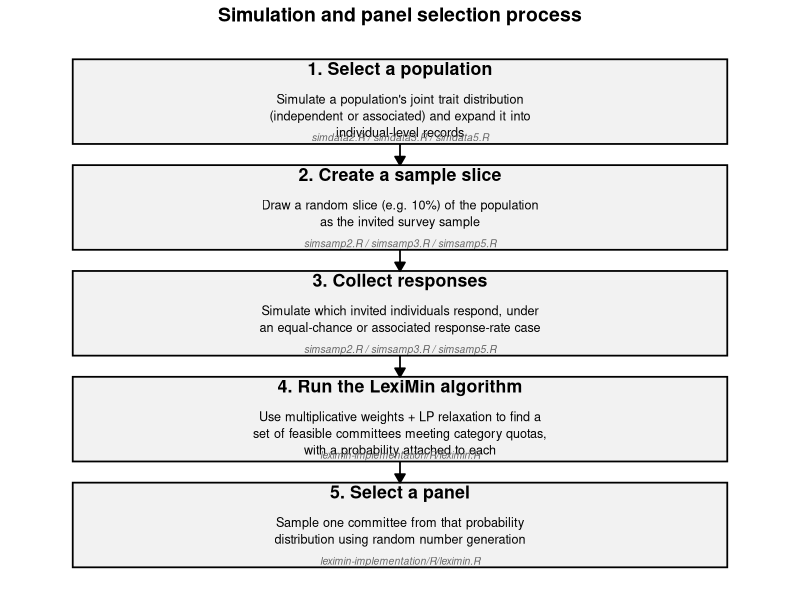
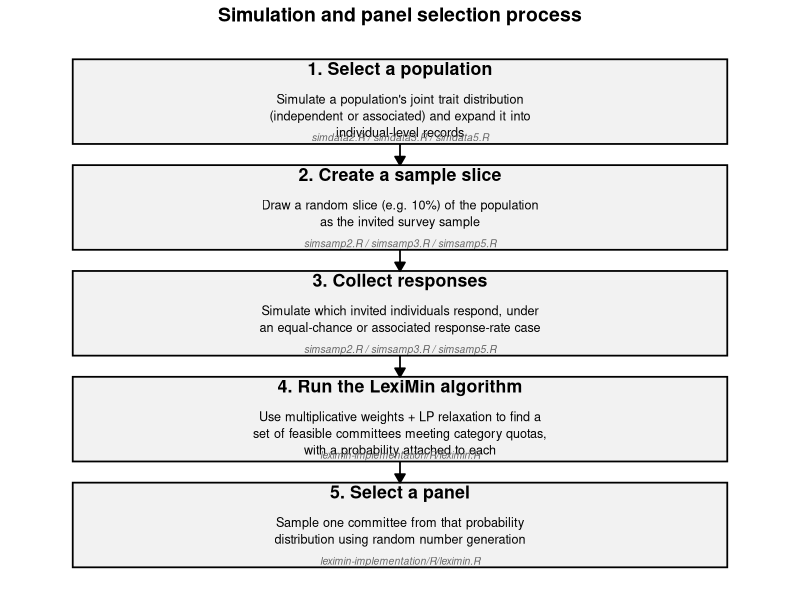

These figures' R source, in order:
# ---------------------------------------------------------------
# Flowchart summarising the end-to-end simulation and panel
# selection process used throughout this thesis, from simulating a
# population through to selecting a final panel:
#
#   1. Select a population       (simdata.R / simdata2.R /
#                                  simdata3.R / simdata5.R)
#   2. Create a sample slice     (simsamp.R / simsamp2.R /
#                                  simsamp3.R / simsamp5.R)
#   3. Collect responses         (simsamp.R / simsamp2.R /
#                                  simsamp3.R / simsamp5.R)
#   4. Run the LexiMin algorithm (leximin-implementation/R/leximin.R)
#   5. Select a panel            (leximin-implementation/R/leximin.R)
#
# Built directly in ggplot2 (geom_rect/geom_segment/geom_text) to
# stay consistent with the rest of the project's plotting approach,
# rather than introducing a dedicated flowchart/graph package.
# ---------------------------------------------------------------

library(ggplot2)

# --- 1. Define the flowchart's stages ---
# Each stage has a short title and a one-line description of what
# actually happens at that stage, plus the script(s) responsible.
stages <- data.frame(
  step = 1:5,
  title = c(
    "1. Select a population",
    "2. Create a sample slice",
    "3. Collect responses",
    "4. Run the LexiMin algorithm",
    "5. Select a panel"
  ),
  description = c(
    "Simulate a population's joint trait distribution\n(independent or associated) and expand it into\nindividual-level records",
    "Draw a random slice (e.g. 10%) of the population\nas the invited survey sample",
    "Simulate which invited individuals respond, under\nan equal-chance or associated response-rate case",
    "Use multiplicative weights + LP relaxation to find a\nset of feasible committees meeting category quotas,\nwith a probability attached to each",
    "Sample one committee from that probability\ndistribution using random number generation"
  ),
  script = c(
    "simdata2.R / simdata3.R / simdata5.R",
    "simsamp2.R / simsamp3.R / simsamp5.R",
    "simsamp2.R / simsamp3.R / simsamp5.R",
    "leximin-implementation/R/leximin.R",
    "leximin-implementation/R/leximin.R"
  )
)

# --- 2. Lay out one box per stage, stacked top to bottom ---
# Each box needs room for a title line, a multi-line description,
# and a script-name line without overlapping, so the box is tall
# and each line is placed at a fixed offset measured down from the
# top of the box (rather than centred), which scales cleanly
# regardless of how many description lines a stage has.
box_width <- 9
box_height <- 6.4
gap <- 1.6
n_stages <- nrow(stages)

stages$y_top <- seq(
  (n_stages - 1) * (box_height + gap),
  0,
  by = -(box_height + gap)
)
stages$y_bottom <- stages$y_top - box_height
stages$x_left <- -box_width / 2
stages$x_right <- box_width / 2

# Fixed offsets down from the top of each box for the title,
# description, and script lines.
stages$y_title <- stages$y_top - 0.7
stages$y_description <- stages$y_top - 2.6
stages$y_script <- stages$y_bottom + 0.5

# Arrows connect the bottom of each box to the top of the next.
arrows <- data.frame(
  x = 0,
  xend = 0,
  y = stages$y_bottom[-n_stages],
  yend = stages$y_top[-1]
)

# --- 3. Build the flowchart ---
flowchart_plot <- ggplot() +
  geom_rect(
    data = stages,
    aes(xmin = x_left, xmax = x_right, ymin = y_bottom, ymax = y_top),
    fill = "grey95",
    colour = "black",
    linewidth = 0.6
  ) +
  geom_text(
    data = stages,
    aes(x = 0, y = y_title, label = title),
    fontface = "bold",
    size = 4.5
  ) +
  geom_text(
    data = stages,
    aes(x = 0, y = y_description, label = description),
    size = 3.2,
    lineheight = 1.1,
    vjust = 1
  ) +
  geom_text(
    data = stages,
    aes(x = 0, y = y_script, label = script),
    size = 2.6,
    fontface = "italic",
    colour = "grey40"
  ) +
  geom_segment(
    data = arrows,
    aes(x = x, xend = xend, y = y, yend = yend),
    arrow = arrow(length = unit(0.25, "cm"), type = "closed"),
    linewidth = 0.6
  ) +
  coord_cartesian(
    xlim = c(-box_width / 2 - 0.5, box_width / 2 + 0.5),
    ylim = c(min(stages$y_bottom) - 0.5, max(stages$y_top) + 0.5)
  ) +
  labs(title = "Simulation and panel selection process") +
  theme_void() +
  theme(plot.title = element_text(hjust = 0.5, face = "bold", size = 14))

flowchart_plot

# The flowchart is intentionally tall and narrow (5 stacked boxes),
# so it is saved at an explicit tall aspect ratio -- an interactive
# plot pane's default (roughly landscape) proportions would squash
# the vertical spacing and make the fixed-size text overflow its
# allocated space within each box.
ggsave(
  "Flowchart.png",
  plot = flowchart_plot,
  width = 8,
  height = 12,
  dpi = 300
)
